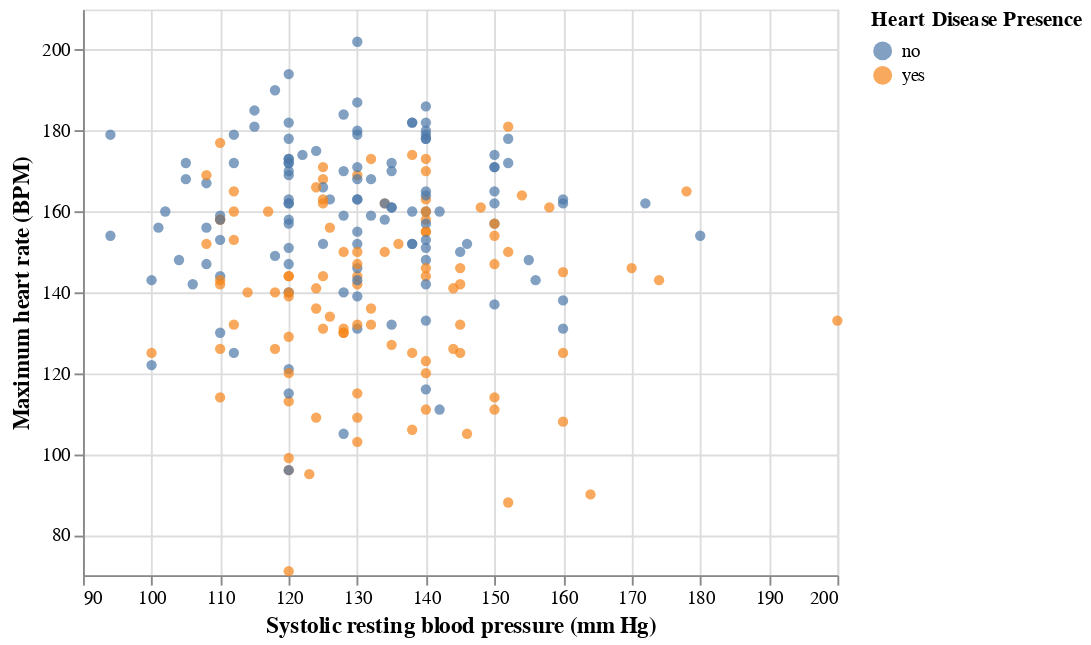

The code cell stored with this chart in its notebook:
### Code cell
restbps_vs_max_htrt = (
    alt.Chart(hd_general)
    .mark_circle()
    .encode(
        x=alt.X("trestbps(systolic)", title="Systolic resting blood pressure (mm Hg)", scale=alt.Scale(zero=False)),
        y=alt.Y("max_heart_rate", title="Maximum heart rate (BPM)", scale=alt.Scale(zero=False)),
        color=alt.Color("heart_disease_presence", title="Heart Disease Presence")
    )
).configure_axis(titleFontSize=12)
restbps_vs_max_htrt

### Figure 1 — Vega-Lite specification as saved in the notebook (floating-point values rounded to 4 significant figures; data arrays with more than 128 entries replaced by an {"elided": "..."} marker saying what was removed)
{"config": {"view": {"continuousWidth": 400, "continuousHeight": 300}, "axis": {"titleFontSize": 12}}, "data": {"name": "data-30be64c4df4ba8f27c03470da3896931"}, "mark": "circle", "encoding": {"color": {"field": "heart_disease_presence", "title": "Heart Disease Presence", "type": "nominal"}, "x": {"field": "trestbps(systolic)", "scale": {"zero": false}, "title": "Systolic resting blood pressure (mm Hg)", "type": "quantitative"}, "y": {"field": "max_heart_rate", "scale": {"zero": false}, "title": "Maximum heart rate (BPM)", "type": "quantitative"}}, "$schema": "https://vega.github.io/schema/vega-lite/v4.17.0.json", "datasets": {"data-30be64c4df4ba8f27c03470da3896931": {"elided": "222 records"}}}
